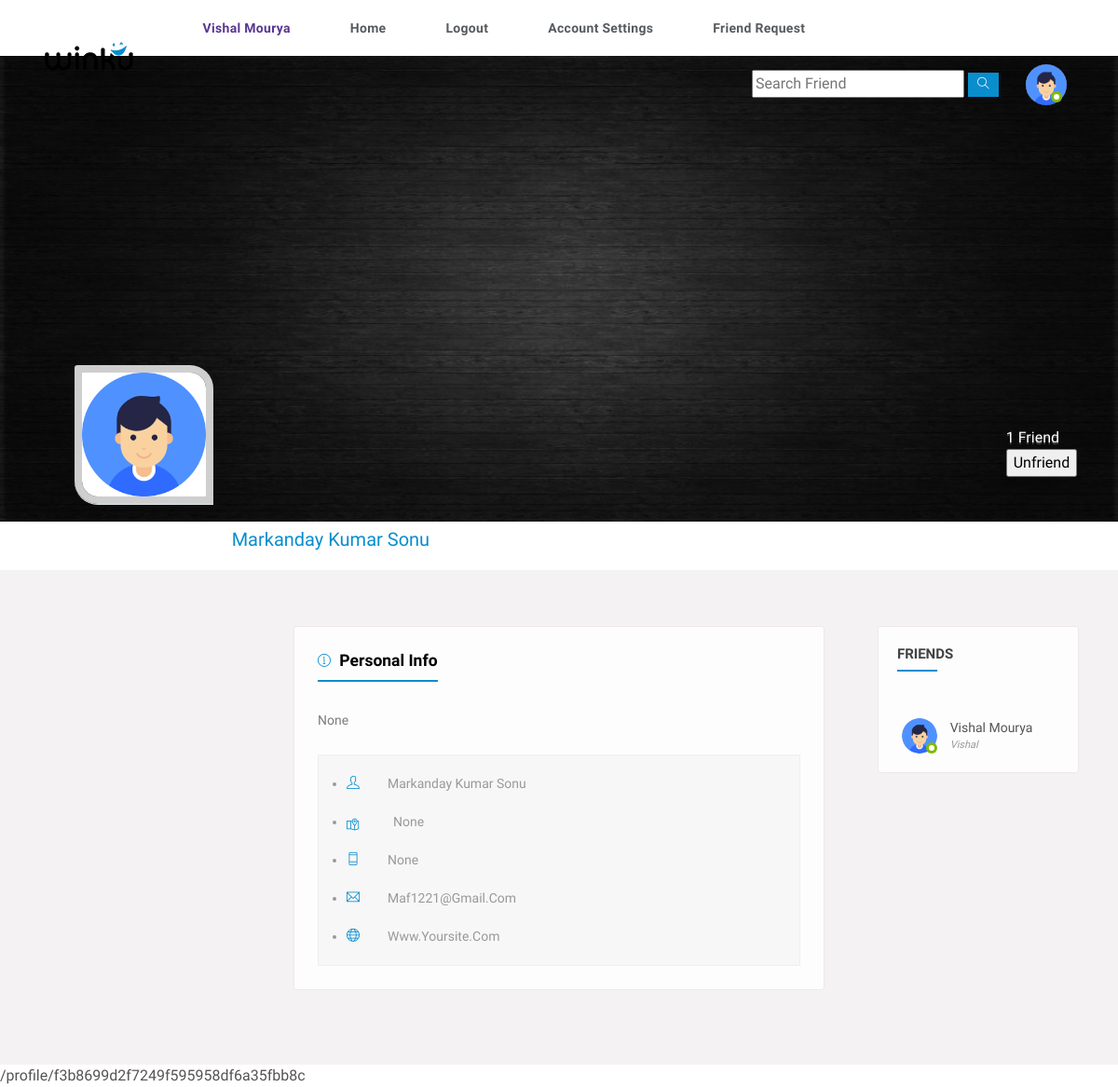
The page /profile/f3b8699d2f7249f595958df6a35fbb8c (signed in) on the database its author committed.
### users/models.py (models this page shows, shortened)
class Profile(models.Model):
    user = models.OneToOneField(User,on_delete=models.CASCADE)
    id = models.UUIDField(primary_key=True,default=uuid.uuid4,editable=False)
    friends =models.ManyToManyField(User,blank=True,null=True,related_name='friends')
    friend_request = models.ManyToManyField(User,blank=True,null=True,related_name='friend_request')
    email = models.CharField(blank=True,null=True,max_length=200)
    name = models.CharField(blank=True,null=True,max_length=200)
    bio = models.TextField(blank=True,null=True)
    mobile = models.CharField(blank=True,null=True,max_length=100)
    thumbimg = models.ImageField(upload_to='thumbnail',default='thumbnail/thumb.jpg')
    profilepic = models.ImageField(upload_to='profile_pic',default='profile_pic/user.png')
    city = models.CharField(blank=True,null=True,max_length=40)

### users/views.py (the view)
# urls.py: path('profile/<str:pk>',views.profile,name='profile'),
@login_required(login_url='login')
def profile(request,pk):
    user_profile = Profile.objects.get(id=pk)
    context = {
        'user_profile':user_profile
    }
    return render(request,'profile.html',context)

### users/templates/profile.html (shortened to what this page needs)
{% include 'header.html'  %}
{% load static %}
	<section>
		<div class="feature-photo">
			<figure><img src="{{user_profile.thumbimg.url}}" alt="" style="height: 500px;"></figure>
			<div class="add-btn">
				<span>{{user_profile.friends.all.count}} Friend</span>
				{% if user_profile.id == user.profile.id %}
				<a href="{% url 'edit_profile' %}" title="" >Edit Profile</a>
				{% else %}
				<form action="{% url 'un_friend' %}" method="post" enctype="multipart/form-data">
				<input type="submit" value="Unfriend" >
				</form>
				{% endif %}
			</div>
			<div class="container-fluid">
				<div class="row merged">
					<div class="col-lg-2 col-sm-3">
						<div class="user-avatar">
							<figure>
								<img src="{{user_profile.profilepic.url}}" alt="">
							</figure>
						</div>
					</div>
					<div class="col-lg-10 col-sm-9">
						<div class="timeline-info">
							<ul>
								<li class="admin-name">
								  <h5>{{user_profile.name}}</h5>
								</li>
							</ul>
						</div>
					</div>
				</div>
			</div>
		</div>
	</section>
	<section>
		<div class="gap gray-bg">
			<div class="container-fluid">
				<div class="row">
					<div class="col-lg-12">
						<div class="row" id="page-contents">
							<div class="col-lg-3">
							</div>
							<div class="col-lg-6">
								<div class="central-meta">
									<div class="about">
										<div class="personal">
											<h5 class="f-title"><i class="ti-info-alt"></i> Personal Info</h5>
											<p>{{user_profile.bio}}</p>
										</div>
										<div class="d-flex flex-row mt-2">
											<div class="tab-content">
												<div class="tab-pane fade show active" id="basic" >
													<ul class="basics">
														<li><i class="ti-user"></i>{{user_profile.name}}</li>
														<li><i class="ti-map-alt"></i>{{user_profile.city}}</li>
														<li><i class="ti-mobile"></i>{{user_profile.mobile}}</li>
														<li><i class="ti-email"></i>{{user_profile.email}}</li>
														<li><i class="ti-world"></i>www.yoursite.com</li>
													</ul>
												</div>
											</div>
										</div>
									</div>
								</div>
							</div>
							<div class="col-lg-3">
								<aside class="sidebar static">
									<div class="widget friend-list stick-widget">
										<h4 class="widget-title">Friends</h4>
										<ul id="people-list" class="friendz-list">
											{% for friend in user_profile.friends.all %}
											<li>
												<figure>
													<img src="{{friend.profile.profilepic.url}}" alt="">
													<span class="status f-online"></span>
												</figure>
												<div class="friendz-meta">
													<a href="{% url 'profile' friend.profile.id %}">{{friend.profile.name}}</a>
													<i>{{friend.profile.user}}</i>
												</div>
											</li>
											{% endfor %}
										</ul>
									</div>
								</aside>
							</div>
						</div>
					</div>
				</div>
			</div>
		</div>
	</section>
{{request.get_full_path}}

### users/templates/header.html (shortened to what this page needs)
<!DOCTYPE html>
{% load static %}
<html lang="en">
<head>
    <link rel="stylesheet" href="{% static 'css/main.min.css' %}">
    <link rel="stylesheet" href="{% static 'css/style.css' %}">
    <link rel="stylesheet" href="{% static 'css/color.css' %}">
    <link rel="stylesheet" href="{% static 'css/responsive.css' %}">
</head>
<body>
    {% if user.is_authenticated %}
    <div class="theme-layout">
        <div class="topbar stick">
            <div class="logo">
                <a title="" href=""><img src="images/logo.png" alt=""></a>
            </div>
            <div class="top-area">
                <ul class="main-menu">
                    <li >
                        <a href="{% url 'profile' user.profile.id %}" title="" style="color: #5a3693; font-weight: bold;">{{user.profile.name}}</a>
                    </li>
                    <li>
                        <a href="{% url 'home' %}" title="">Home</a>
                    </li>
                    <li>
                        <a href="{% url 'logout' %}" title="">Logout</a>
                    </li>
                    <li>
                        <a href="{% url 'edit_profile' %}" title="">account settings</a>
                    </li>
                    <li>
                        <a href="{% url 'request_list' %}" title="">Friend Request </a>
                    </li>
                </ul>
                <ul class="setting-area">
                    <li>
                        <div class="searched">
                            <form method="post" class="search">
                                <input type="text" placeholder="Search Friend">
                                <button type="button" data-ripple><i class="ti-search"></i></button>
                            </form>
                        </div>
                    </li>
                </ul>
                <div class="user-img">
                    <a href=""><img src="{{user.profile.profilepic.url}}" style="max-width: 44px; border-radius: 50%;;"  alt=""></a>
                    <span class="status f-online"></span>
                </div>
            </div>
        </div>
        {% endif %}

### static/css/color.css (style rules this page uses)
.product-carousel .owl-nav .owl-prev::before, .product-carousel .owl-nav .owl-next::before, .product-caro .owl-prev:hover:before, .product-caro .owl-next:hover:before, .log-reg-area form .forgot-pwd, .log-reg-area form .already-have, .log-reg-area > p a, .top-area > ul > li > a > span, .timeline-info > ul li a.active, .timeline-info > ul li a:hover, .dropdowns > a.more-mesg, .activity-meta > h6 a, .activity-meta > span a:hover, .friend-name > ins, .description > p a, .we-reply, .sidebar .widget li:hover > a, .sidebar .widget li:hover > i, .friend-meta > a, .user-setting > a:hover, .we-comet li a.showmore, .twiter-feed > li p a, .tutor-links > li i, .tutor-links > li:hover, .pepl-info > span, .page-meta > a, .frnds .nav-tabs .nav-item a.active, .f-title i, #work > div a, .basics > li i, .education > li i, .groups > span i, a.forgot-pwd, .friend-meta > h4 a:hover, .x_title > h2, .post-meta .detail > span, .add-btn > a:hover, .top-area > ul.main-menu > li > ul li a:hover, .dropdowns.active > a i, .user-setting > a i, .form-group input.form-file ~ .control-label, .form-group input.has-value ~ .control-label, .form-group input:focus ~ .control-label, .form-group input:valid ~ .control-label, .form-group select ~ .control-label, .form-group textarea.form-file ~ .control-label, .form-group textarea.has-value ~ .control-label, .form-group textarea:focus ~ .control-label, .form-group textarea:valid ~ .control-label, .flaged > h3, .invition .friend-meta a.invite:hover, .more-optns > ul li:hover, .post-title > h4 a:hover, .post-title .p-date a:hover, .l-post .l-post-meta > h4 a:hover, .read:hover, blockquote, .tags > a:hover, .comment-titles > span, .help-list > ul li a:hover i, .carrer-title > h2 > span, .carrer-title > span a, .open-position > h4 a:hover, .option-set.icon-style > li > a.selected, .category-box > i, .getquot-baner > a, .branches-box > ul li i, .help-topic-result > h2 a:hover, .product-name > h5 a:hover, .full-postmeta .shopnow, .prices.style2 ins span, .single-btn > li > a.active, .total-box > ul > li.final-total, .logout-meta > p a, .forum-list table tbody tr td i, .forum-list table tbody tr td a, .widget ul.recent-topics > li > i, .date-n-reply > a, .topic-data > span, .help-list > ul li a:hover, .employer-info h2, .job-detail > ul li i, .company-intro > a { color: #088dcd; }
#nprogress .bar, .timeline-info > ul li a::before, .add-btn > a, .activitiez > li::before, form button, .colla-apps > li a:hover, a.underline:before, .setting-row input:checked + label, .user-avatar:hover .edit-phto, .error-meta > a, .color-bg, .add-butn, .nav.nav-tabs.likes-btn > li a.active, a.dislike-btn, .drop > a:hover, .btn-view.btn-load-more:hover, .accordion .card h5 button[aria-expanded="true"], .chat-head, .f-page > figure em, .inbox-panel-head > ul > li > a, .nav-tabs--left .nav-link.active, .nav-tabs--left .nav-link.active:hover, footer .widget-title h4::before, #topcontrol, .sidebar .widget-title::before, .f-title::before, .g-post-classic > figure > i::after, .purify > a, .help-list > a:hover, .open-position::before, .info > a, .category-box:hover, .category-box.selected, a.main-btn, .section-heading::before, .getquot-baner, .more-branches > h4::before, .is-helpful > a, .cart-optionz > li > a:hover, .paginationz > li a:hover, .paginationz > li a.active, .shopping-cart, a.btn2:hover, .form-submit > input[type="submit"], button.submit-checkout, .delete-cart:hover, .proceed .button, .amount-area .update-cart, a.addnewforum, .apply-bttons > a { background: #088dcd; }

### static/css/responsive.css (style rules this page uses)
@media screen and (max-width: 1281px) and (min-width: 1024px) { .timeline-info { line-height: 51px; } }
@media screen and (max-width: 1281px) and (min-width: 1024px) { .timeline-info .admin-name > h5 { font-size: 20px; } }
@media screen and (max-width: 1281px) and (min-width: 1024px) { .user-avatar { width: 80.2% } }

### rows shown on the page
Profile: thumbimg (picture), friends.all.count "1", profilepic (placeholder picture), name "Markanday Kumar Sonu", bio "None", city "None", mobile "None", email "Maf1221@gmail.com"

### other values the page prints
{{ user.profile.name }} "Vishal Mourya"
{{ friend.profile.name }} "Vishal Mourya"
{{ friend.profile.user }} "Vishal"
{{ request.get_full_path }} "/profile/f3b8699d2f7249f595958df6a35fbb8c"
